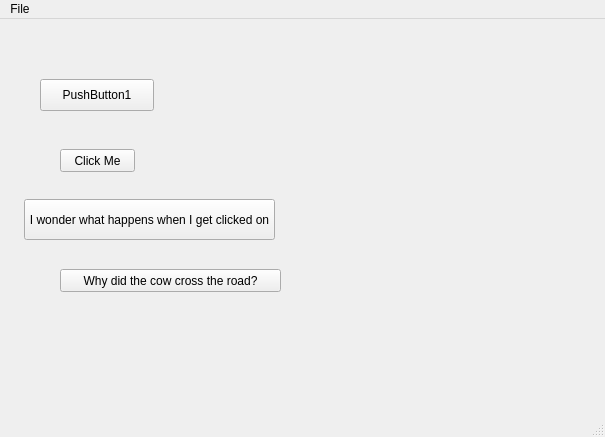
<?xml version="1.0" encoding="UTF-8"?>
<ui version="4.0">
 <class>MainWindow</class>
 <widget class="QMainWindow" name="MainWindow">
  <property name="geometry">
   <rect>
    <x>0</x>
    <y>0</y>
    <width>605</width>
    <height>437</height>
   </rect>
  </property>
  <property name="windowTitle">
   <string>MainWindow</string>
  </property>
  <widget class="QWidget" name="centralWidget">
   <widget class="QPushButton" name="pushButton">
    <property name="geometry">
     <rect>
      <x>40</x>
      <y>60</y>
      <width>114</width>
      <height>32</height>
     </rect>
    </property>
    <property name="text">
     <string>PushButton1</string>
    </property>
   </widget>
   <widget class="QPushButton" name="pushButton_2">
    <property name="geometry">
     <rect>
      <x>60</x>
      <y>130</y>
      <width>75</width>
      <height>23</height>
     </rect>
    </property>
    <property name="text">
     <string>Click Me</string>
    </property>
   </widget>
   <widget class="QPushButton" name="pushButton_3">
    <property name="geometry">
     <rect>
      <x>24</x>
      <y>180</y>
      <width>251</width>
      <height>41</height>
     </rect>
    </property>
    <property name="text">
     <string>I wonder what happens when I get clicked on</string>
    </property>
   </widget>
   <widget class="QPushButton" name="pushButton_4">
    <property name="geometry">
     <rect>
      <x>60</x>
      <y>250</y>
      <width>221</width>
      <height>23</height>
     </rect>
    </property>
    <property name="text">
     <string>Why did the cow cross the road?</string>
    </property>
   </widget>
  </widget>
  <widget class="QStatusBar" name="statusBar"/>
  <widget class="QMenuBar" name="menuBar">
   <property name="geometry">
    <rect>
     <x>0</x>
     <y>0</y>
     <width>605</width>
     <height>21</height>
    </rect>
   </property>
   <widget class="QMenu" name="menuFile">
    <property name="title">
     <string>File</string>
    </property>
    <addaction name="actionQuit"/>
   </widget>
   <addaction name="menuFile"/>
  </widget>
  <action name="actionQuit">
   <property name="text">
    <string>Quit</string>
   </property>
  </action>
 </widget>
 <layoutdefault spacing="6" margin="11"/>
 <resources/>
 <connections>
  <connection>
   <sender>actionQuit</sender>
   <signal>triggered()</signal>
   <receiver>MainWindow</receiver>
   <slot>close()</slot>
   <hints>
    <hint type="sourcelabel">
     <x>-1</x>
     <y>-1</y>
    </hint>
    <hint type="destinationlabel">
     <x>302</x>
     <y>218</y>
    </hint>
   </hints>
  </connection>
 </connections>
 <slots>
  <slot>checkbox_on()</slot>
  <slot>checkbox_off()</slot>
  <slot>whatever()</slot>
 </slots>
</ui>
